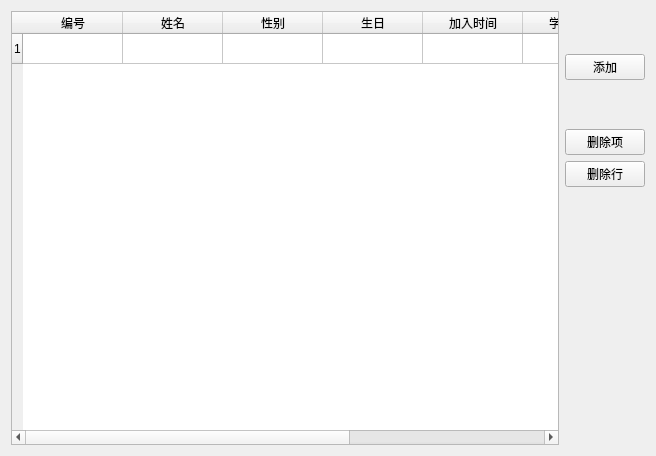
<?xml version="1.0" encoding="UTF-8"?>
<ui version="4.0">
 <class>StudentInfoWidget</class>
 <widget class="QWidget" name="StudentInfoWidget">
  <property name="geometry">
   <rect>
    <x>0</x>
    <y>0</y>
    <width>656</width>
    <height>456</height>
   </rect>
  </property>
  <property name="windowTitle">
   <string>Form</string>
  </property>
  <layout class="QHBoxLayout" name="horizontalLayout">
   <item>
    <widget class="QTableWidget" name="tableWidget">
     <row/>
     <column>
      <property name="text">
       <string>编号</string>
      </property>
     </column>
     <column>
      <property name="text">
       <string>姓名</string>
      </property>
     </column>
     <column>
      <property name="text">
       <string>性别</string>
      </property>
     </column>
     <column>
      <property name="text">
       <string>生日</string>
      </property>
     </column>
     <column>
      <property name="text">
       <string>加入时间</string>
      </property>
     </column>
     <column>
      <property name="text">
       <string>学习目标</string>
      </property>
     </column>
     <column>
      <property name="text">
       <string>当前进度</string>
      </property>
     </column>
     <column>
      <property name="text">
       <string>照片</string>
      </property>
     </column>
     <item row="0" column="1">
      <property name="text">
       <string/>
      </property>
     </item>
    </widget>
   </item>
   <item>
    <layout class="QVBoxLayout" name="verticalLayout">
     <item>
      <spacer name="verticalSpacer">
       <property name="orientation">
        <enum>Qt::Orientation::Vertical</enum>
       </property>
       <property name="sizeHint" stdset="0">
        <size>
         <width>20</width>
         <height>40</height>
        </size>
       </property>
      </spacer>
     </item>
     <item>
      <widget class="QPushButton" name="btnAdd">
       <property name="text">
        <string>添加</string>
       </property>
      </widget>
     </item>
     <item>
      <spacer name="verticalSpacer_2">
       <property name="orientation">
        <enum>Qt::Orientation::Vertical</enum>
       </property>
       <property name="sizeHint" stdset="0">
        <size>
         <width>20</width>
         <height>40</height>
        </size>
       </property>
      </spacer>
     </item>
     <item>
      <widget class="QPushButton" name="btnDeleteItem">
       <property name="text">
        <string>删除项</string>
       </property>
      </widget>
     </item>
     <item>
      <widget class="QPushButton" name="btnDeleteLine">
       <property name="text">
        <string>删除行</string>
       </property>
      </widget>
     </item>
     <item>
      <spacer name="verticalSpacer_3">
       <property name="orientation">
        <enum>Qt::Orientation::Vertical</enum>
       </property>
       <property name="sizeHint" stdset="0">
        <size>
         <width>53</width>
         <height>258</height>
        </size>
       </property>
      </spacer>
     </item>
    </layout>
   </item>
  </layout>
 </widget>
 <resources/>
 <connections/>
</ui>
